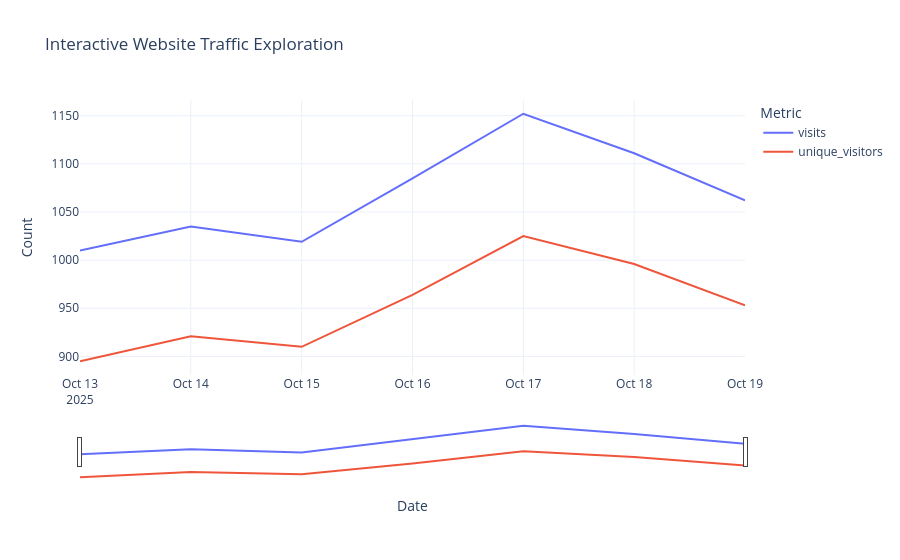

The cell this chart's notebook holds for it:
### Code cell
# Create interactive line chart
fig = px.line(daily_traffic, x='date', y=['visits', 'unique_visitors'],
              title='Interactive Website Traffic Exploration',
              labels={'value': 'Count', 'date': 'Date', 'variable': 'Metric'},
              template='plotly_white')

# Add range slider for better interaction
fig.update_xaxes(rangeslider_visible=True)

# Export as HTML
fig.write_html("traffic_report_interactive.html")
fig.show()

### Figure 1 — Plotly figure (JSON) as saved in the notebook; plotly's stock layout.template omitted (floating-point values rounded to 4 significant figures)
{"data": [{"hovertemplate": "Metric=visits<br>Date=%{x}<br>Count=%{y}<extra></extra>", "legendgroup": "visits", "line": {"color": "#636efa", "dash": "solid"}, "marker": {"symbol": "circle"}, "mode": "lines", "name": "visits", "orientation": "v", "showlegend": true, "type": "scatter", "x": ["2025-10-13T00:00:00.000000000", "2025-10-14T00:00:00.000000000", "2025-10-15T00:00:00.000000000", "2025-10-16T00:00:00.000000000", "2025-10-17T00:00:00.000000000", "2025-10-18T00:00:00.000000000", "2025-10-19T00:00:00.000000000"], "xaxis": "x", "y": [1010, 1035, 1019, 1085, 1152, 1111, 1062], "yaxis": "y"}, {"hovertemplate": "Metric=unique_visitors<br>Date=%{x}<br>Count=%{y}<extra></extra>", "legendgroup": "unique_visitors", "line": {"color": "#EF553B", "dash": "solid"}, "marker": {"symbol": "circle"}, "mode": "lines", "name": "unique_visitors", "orientation": "v", "showlegend": true, "type": "scatter", "x": ["2025-10-13T00:00:00.000000000", "2025-10-14T00:00:00.000000000", "2025-10-15T00:00:00.000000000", "2025-10-16T00:00:00.000000000", "2025-10-17T00:00:00.000000000", "2025-10-18T00:00:00.000000000", "2025-10-19T00:00:00.000000000"], "xaxis": "x", "y": [895, 921, 910, 964, 1025, 996, 953], "yaxis": "y"}], "layout": {"legend": {"title": {"text": "Metric"}, "tracegroupgap": 0}, "title": {"text": "Interactive Website Traffic Exploration"}, "xaxis": {"anchor": "y", "domain": [0, 1], "rangeslider": {"visible": true}, "title": {"text": "Date"}}, "yaxis": {"anchor": "x", "domain": [0, 1], "title": {"text": "Count"}}}}
